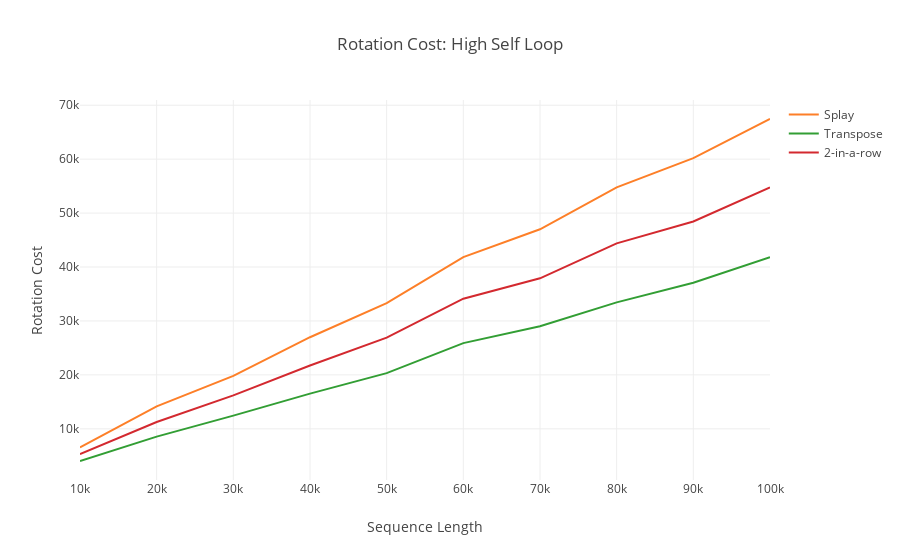
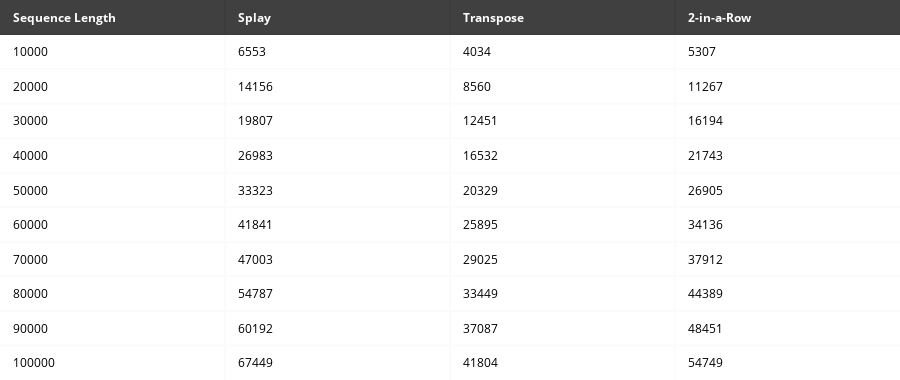

The notebook cell saved with these charts, in order:
### Code cell
df = pd.read_csv('rotation/mtfMarkovHighRotationCost.csv')

trace1 = go.Scatter(
                    x=df['Sequence Length'], y=df['Access Costs'], # Data
                    mode='lines', name='Splay',
                    line = dict(color = ('rgb(253, 127, 40)'))
                   )

df = pd.read_csv('rotation/transposeMarkovHighRotationCost.csv')

trace2 = go.Scatter(
                    x=df['Sequence Length'], y=df['Access Costs'], # Data
                    mode='lines', name='Transpose',
                    line = dict(color = ('rgb(50, 158, 52)'))
                   )

df = pd.read_csv('rotation/kInARowMarkovHighRotationCost.csv')

trace3 = go.Scatter(
                    x=df['Sequence Length'], y=df['Access Costs'], # Data
                    mode='lines', name='2-in-a-row',
                    line = dict(color = ('rgb(211, 41, 47)'))
                   )



layout = go.Layout(title='Rotation Cost: High Self Loop',
                   plot_bgcolor='rgb(255, 255,255)',
                   xaxis=dict(title='Sequence Length'),
                   yaxis=dict(title='Rotation Cost'))

fig = go.Figure(data=[trace1, trace2, trace3], layout=layout)

# Plot data in the notebook
iplot(fig)


df = pd.read_csv('table/MarkovHighRotation.csv')
colorscale = [[0, '#000000'],[.5, '#FFFFFF'],[1, '#ffffff']]
table = ff.create_table(df, colorscale=colorscale)
iplot(table)

### Figure 1 — Plotly figure (JSON) as saved in the notebook; plotly's stock layout.template omitted (floating-point values rounded to 4 significant figures)
{"data": [{"line": {"color": "rgb(253, 127, 40)"}, "mode": "lines", "name": "Splay", "type": "scatter", "uid": "7a25f6f2-6125-4ed0-bb64-a08c47da53dd", "x": [10000, 20000, 30000, 40000, 50000, 60000, 70000, 80000, 90000, 100000], "y": [6553, 14156, 19807, 26983, 33323, 41841, 47003, 54787, 60192, 67449]}, {"line": {"color": "rgb(50, 158, 52)"}, "mode": "lines", "name": "Transpose", "type": "scatter", "uid": "68c70f44-838a-412b-b4e2-6835d0f63851", "x": [10000, 20000, 30000, 40000, 50000, 60000, 70000, 80000, 90000, 100000], "y": [4034, 8560, 12451, 16532, 20329, 25895, 29025, 33449, 37087, 41804]}, {"line": {"color": "rgb(211, 41, 47)"}, "mode": "lines", "name": "2-in-a-row", "type": "scatter", "uid": "cc5df96e-4698-46ef-bed4-ddcc4d361367", "x": [10000, 20000, 30000, 40000, 50000, 60000, 70000, 80000, 90000, 100000], "y": [5307, 11267, 16194, 21743, 26905, 34136, 37912, 44389, 48451, 54749]}], "layout": {"plot_bgcolor": "rgb(255, 255,255)", "title": "Rotation Cost: High Self Loop", "xaxis": {"title": "Sequence Length"}, "yaxis": {"title": "Rotation Cost"}}}

### Figure 2 — Plotly figure (JSON) as saved in the notebook; plotly's stock layout.template omitted (floating-point values rounded to 4 significant figures)
{"data": [{"colorscale": [[0, "#000000"], [0.5, "#FFFFFF"], [1, "#ffffff"]], "hoverinfo": "none", "opacity": 0.75, "showscale": false, "type": "heatmap", "uid": "8aeb669e-008b-4739-8cc9-69a1cba69fa8", "z": [[0, 0, 0, 0], [0.5, 0.5, 0.5, 0.5], [1, 1, 1, 1], [0.5, 0.5, 0.5, 0.5], [1, 1, 1, 1], [0.5, 0.5, 0.5, 0.5], [1, 1, 1, 1], [0.5, 0.5, 0.5, 0.5], [1, 1, 1, 1], [0.5, 0.5, 0.5, 0.5], [1, 1, 1, 1]]}], "layout": {"annotations": [{"align": "left", "font": {"color": "#ffffff"}, "showarrow": false, "text": "<b>Sequence Length</b>", "x": -0.45, "xanchor": "left", "xref": "x", "y": 0, "yref": "y"}, {"align": "left", "font": {"color": "#ffffff"}, "showarrow": false, "text": "<b>Splay</b>", "x": 0.55, "xanchor": "left", "xref": "x", "y": 0, "yref": "y"}, {"align": "left", "font": {"color": "#ffffff"}, "showarrow": false, "text": "<b>Transpose</b>", "x": 1.55, "xanchor": "left", "xref": "x", "y": 0, "yref": "y"}, {"align": "left", "font": {"color": "#ffffff"}, "showarrow": false, "text": "<b>2-in-a-Row</b>", "x": 2.55, "xanchor": "left", "xref": "x", "y": 0, "yref": "y"}, {"align": "left", "font": {"color": "#000000"}, "showarrow": false, "text": "10000", "x": -0.45, "xanchor": "left", "xref": "x", "y": 1, "yref": "y"}, {"align": "left", "font": {"color": "#000000"}, "showarrow": false, "text": "6553", "x": 0.55, "xanchor": "left", "xref": "x", "y": 1, "yref": "y"}, {"align": "left", "font": {"color": "#000000"}, "showarrow": false, "text": "4034", "x": 1.55, "xanchor": "left", "xref": "x", "y": 1, "yref": "y"}, {"align": "left", "font": {"color": "#000000"}, "showarrow": false, "text": "5307", "x": 2.55, "xanchor": "left", "xref": "x", "y": 1, "yref": "y"}, {"align": "left", "font": {"color": "#000000"}, "showarrow": false, "text": "20000", "x": -0.45, "xanchor": "left", "xref": "x", "y": 2, "yref": "y"}, {"align": "left", "font": {"color": "#000000"}, "showarrow": false, "text": "14156", "x": 0.55, "xanchor": "left", "xref": "x", "y": 2, "yref": "y"}, {"align": "left", "font": {"color": "#000000"}, "showarrow": false, "text": "8560", "x": 1.55, "xanchor": "left", "xref": "x", "y": 2, "yref": "y"}, {"align": "left", "font": {"color": "#000000"}, "showarrow": false, "text": "11267", "x": 2.55, "xanchor": "left", "xref": "x", "y": 2, "yref": "y"}, {"align": "left", "font": {"color": "#000000"}, "showarrow": false, "text": "30000", "x": -0.45, "xanchor": "left", "xref": "x", "y": 3, "yref": "y"}, {"align": "left", "font": {"color": "#000000"}, "showarrow": false, "text": "19807", "x": 0.55, "xanchor": "left", "xref": "x", "y": 3, "yref": "y"}, {"align": "left", "font": {"color": "#000000"}, "showarrow": false, "text": "12451", "x": 1.55, "xanchor": "left", "xref": "x", "y": 3, "yref": "y"}, {"align": "left", "font": {"color": "#000000"}, "showarrow": false, "text": "16194", "x": 2.55, "xanchor": "left", "xref": "x", "y": 3, "yref": "y"}, {"align": "left", "font": {"color": "#000000"}, "showarrow": false, "text": "40000", "x": -0.45, "xanchor": "left", "xref": "x", "y": 4, "yref": "y"}, {"align": "left", "font": {"color": "#000000"}, "showarrow": false, "text": "26983", "x": 0.55, "xanchor": "left", "xref": "x", "y": 4, "yref": "y"}, {"align": "left", "font": {"color": "#000000"}, "showarrow": false, "text": "16532", "x": 1.55, "xanchor": "left", "xref": "x", "y": 4, "yref": "y"}, {"align": "left", "font": {"color": "#000000"}, "showarrow": false, "text": "21743", "x": 2.55, "xanchor": "left", "xref": "x", "y": 4, "yref": "y"}, {"align": "left", "font": {"color": "#000000"}, "showarrow": false, "text": "50000", "x": -0.45, "xanchor": "left", "xref": "x", "y": 5, "yref": "y"}, {"align": "left", "font": {"color": "#000000"}, "showarrow": false, "text": "33323", "x": 0.55, "xanchor": "left", "xref": "x", "y": 5, "yref": "y"}, {"align": "left", "font": {"color": "#000000"}, "showarrow": false, "text": "20329", "x": 1.55, "xanchor": "left", "xref": "x", "y": 5, "yref": "y"}, {"align": "left", "font": {"color": "#000000"}, "showarrow": false, "text": "26905", "x": 2.55, "xanchor": "left", "xref": "x", "y": 5, "yref": "y"}, {"align": "left", "font": {"color": "#000000"}, "showarrow": false, "text": "60000", "x": -0.45, "xanchor": "left", "xref": "x", "y": 6, "yref": "y"}, {"align": "left", "font": {"color": "#000000"}, "showarrow": false, "text": "41841", "x": 0.55, "xanchor": "left", "xref": "x", "y": 6, "yref": "y"}, {"align": "left", "font": {"color": "#000000"}, "showarrow": false, "text": "25895", "x": 1.55, "xanchor": "left", "xref": "x", "y": 6, "yref": "y"}, {"align": "left", "font": {"color": "#000000"}, "showarrow": false, "text": "34136", "x": 2.55, "xanchor": "left", "xref": "x", "y": 6, "yref": "y"}, {"align": "left", "font": {"color": "#000000"}, "showarrow": false, "text": "70000", "x": -0.45, "xanchor": "left", "xref": "x", "y": 7, "yref": "y"}, {"align": "left", "font": {"color": "#000000"}, "showarrow": false, "text": "47003", "x": 0.55, "xanchor": "left", "xref": "x", "y": 7, "yref": "y"}, {"align": "left", "font": {"color": "#000000"}, "showarrow": false, "text": "29025", "x": 1.55, "xanchor": "left", "xref": "x", "y": 7, "yref": "y"}, {"align": "left", "font": {"color": "#000000"}, "showarrow": false, "text": "37912", "x": 2.55, "xanchor": "left", "xref": "x", "y": 7, "yref": "y"}, {"align": "left", "font": {"color": "#000000"}, "showarrow": false, "text": "80000", "x": -0.45, "xanchor": "left", "xref": "x", "y": 8, "yref": "y"}, {"align": "left", "font": {"color": "#000000"}, "showarrow": false, "text": "54787", "x": 0.55, "xanchor": "left", "xref": "x", "y": 8, "yref": "y"}, {"align": "left", "font": {"color": "#000000"}, "showarrow": false, "text": "33449", "x": 1.55, "xanchor": "left", "xref": "x", "y": 8, "yref": "y"}, {"align": "left", "font": {"color": "#000000"}, "showarrow": false, "text": "44389", "x": 2.55, "xanchor": "left", "xref": "x", "y": 8, "yref": "y"}, {"align": "left", "font": {"color": "#000000"}, "showarrow": false, "text": "90000", "x": -0.45, "xanchor": "left", "xref": "x", "y": 9, "yref": "y"}, {"align": "left", "font": {"color": "#000000"}, "showarrow": false, "text": "60192", "x": 0.55, "xanchor": "left", "xref": "x", "y": 9, "yref": "y"}, {"align": "left", "font": {"color": "#000000"}, "showarrow": false, "text": "37087", "x": 1.55, "xanchor": "left", "xref": "x", "y": 9, "yref": "y"}, {"align": "left", "font": {"color": "#000000"}, "showarrow": false, "text": "48451", "x": 2.55, "xanchor": "left", "xref": "x", "y": 9, "yref": "y"}, {"align": "left", "font": {"color": "#000000"}, "showarrow": false, "text": "100000", "x": -0.45, "xanchor": "left", "xref": "x", "y": 10, "yref": "y"}, {"align": "left", "font": {"color": "#000000"}, "showarrow": false, "text": "67449", "x": 0.55, "xanchor": "left", "xref": "x", "y": 10, "yref": "y"}, {"align": "left", "font": {"color": "#000000"}, "showarrow": false, "text": "41804", "x": 1.55, "xanchor": "left", "xref": "x", "y": 10, "yref": "y"}, {"align": "left", "font": {"color": "#000000"}, "showarrow": false, "text": "54749", "x": 2.55, "xanchor": "left", "xref": "x", "y": 10, "yref": "y"}], "height": 380, "margin": {"b": 0, "l": 0, "r": 0, "t": 0}, "xaxis": {"dtick": 1, "gridwidth": 2, "showticklabels": false, "tick0": -0.5, "ticks": "", "zeroline": false}, "yaxis": {"autorange": "reversed", "dtick": 1, "gridwidth": 2, "showticklabels": false, "tick0": 0.5, "ticks": "", "zeroline": false}}}
